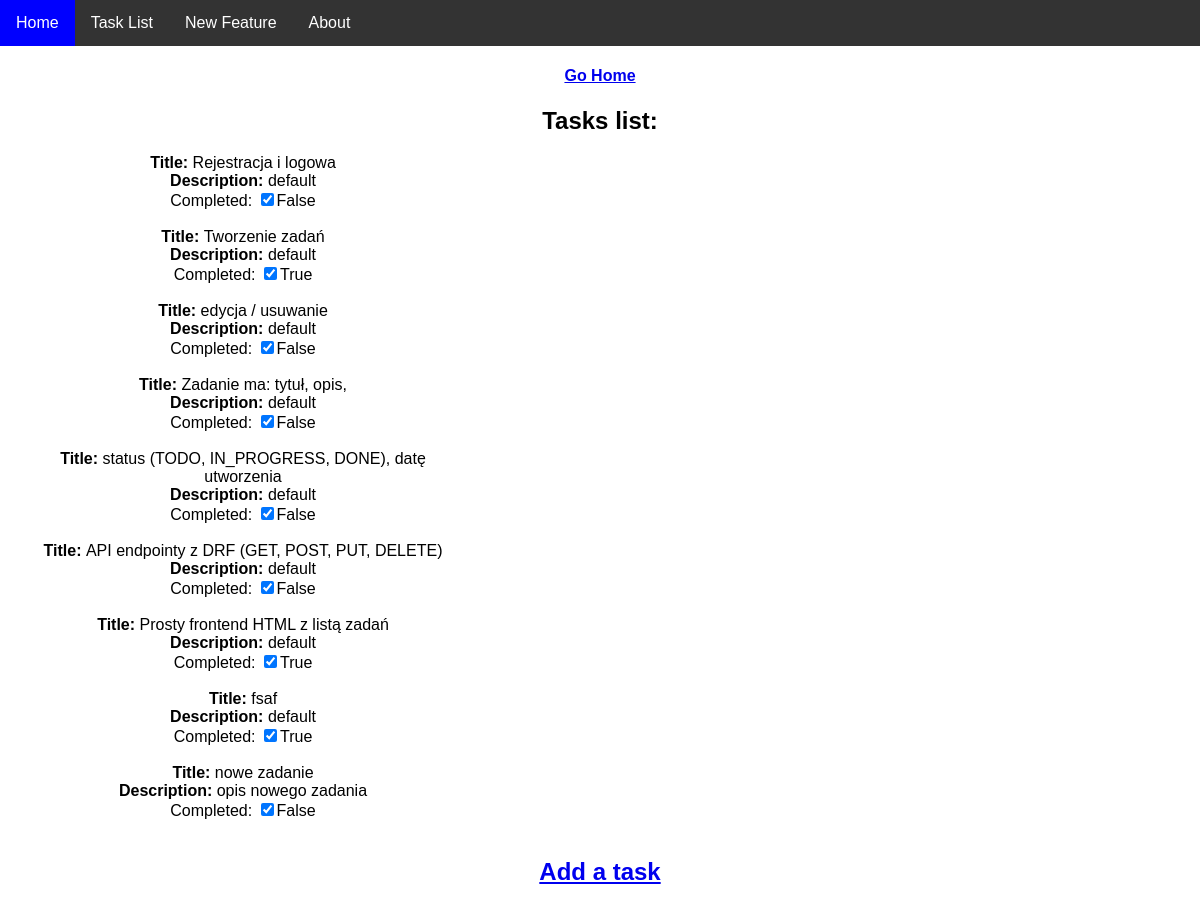
Page /task/ (signed in) on the earlier database version.
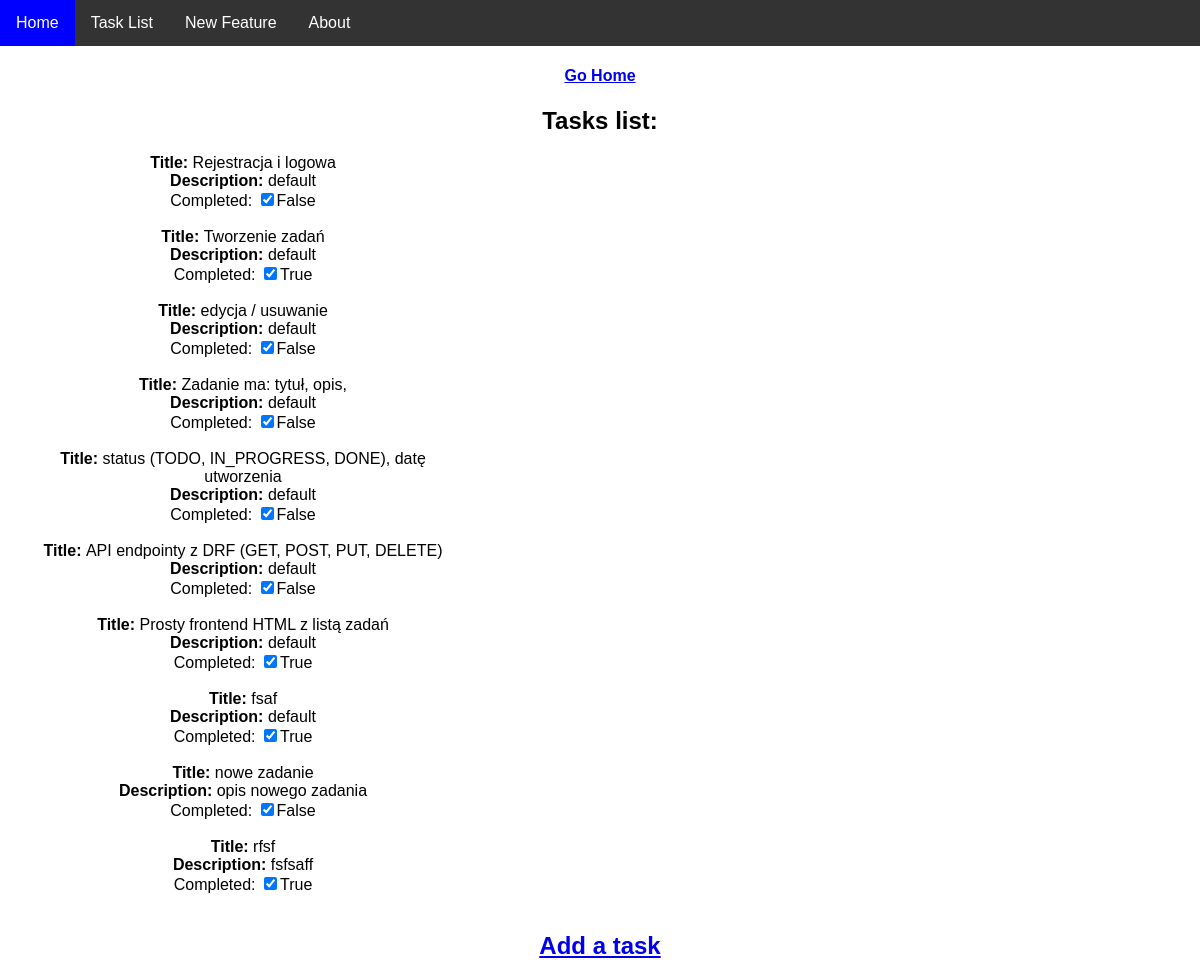
Same page on the later database version.
### tasks/models.py (models this page shows, shortened)
class Task(models.Model):
    user = models.ForeignKey(User, on_delete=models.CASCADE)
    title = models.CharField(max_length=50)
    description = models.TextField()
    completed = models.BooleanField(default=False)
    create_date = models.DateTimeField(auto_now_add=True)

### tasks/views.py (the view)
# urls.py: path('', views.task_view, name="tasks"),
def task_view(request):
    tasks = Task.objects.filter(user=request.user)
    return render(request,"tasks/tasks_page.html",{'tasks': tasks})

### templates/tasks/tasks_page.html (shortened to what this page needs)
 {% load static %}
<!DOCTYPE html>
<html lang="en">
<head>
    <link rel="stylesheet" href="{% static 'style.css' %}">
</head>
<body>
    <ul class="navbar">
        <li class="navbar_item"><a class="active" href="/">Home</a></li>
        <li class="navbar_item"><a href="">Task List</a></li>
        <li class="navbar_item"><a href="/working">New Feature</a></li>
        <li class="navbar_item"><a href="/about">About</a></li>
    </ul>
    <h4><a href="/">Go Home</a></h4>
    <h2>Tasks list:</h2>
    <ul>
        {%for task in tasks %}
            <div class="task_view">
                <li>
                    <strong>Title: </strong> {{task.title}}
                    <br>
                    <strong>Description: </strong>{{task.description}}
                    <br>
                    Completed:
                    <input type="checkbox" checked="checked">{{task.completed}}
                    <br><br>
                </li>
            </div>
        {%empty%}
            <li>No tasks</li>
        {%endfor%}
    </ul>
    <h2><a href="/task/add">Add a task</a></h2>
</body>
</html>

Differences in the rows shown:
added Task: title "rfsf", description "fsfsaff", completed "True"
